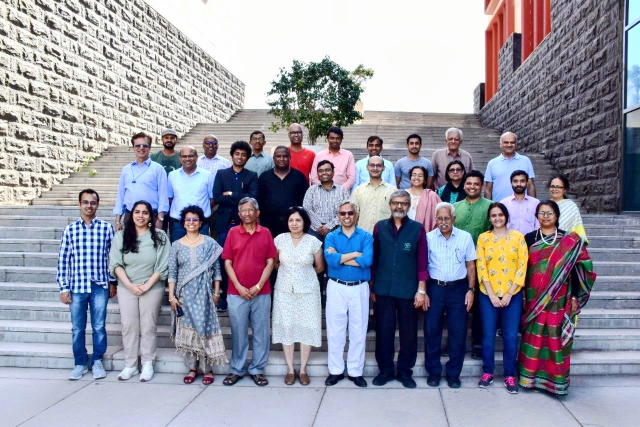
#> input picture Plaksha_Faculty.jpg, 1280 x 854 px (shown at 1/2 size)
$ jupyter execute weights_and_biases.ipynb   (shell and % lines are left out)
#> lines starting #> are read from the running program, lines starting #| are printed output that depends on the picture; after the words box and inside, x2 and y2 are one past the last pixel; in counts of white or black regions, pixels touching at a corner belong together
#### Instructions
###### Follow the instructions given in comments prefixed with ## and write your code below that.
###### Also fill the partial code in given blanks.
###### Don't make any changes to the rest part of the codes

### Answer the questions given at the end of this notebook within your report.

### You would need to submit your GitHub repository link. Refer to the Section 6: Final Submission on the PDF document for the details.

[cell 1]
## import cv2
import numpy as np
import matplotlib.pyplot as plt
from sklearn.cluster import KMeans
from scipy.spatial import distance
import cv2
from matplotlib.offsetbox import OffsetImage, AnnotationBbox

[cell 2]
import wandb
wandb.login(key="37266670017b773ce7eec39baeb3a5fedee3aadd")
import sys

# Redirect output to a file
sys.stdout = open("Metrics-and-logs.txt", "w")

[cell 3]
## Reading the image plaksha_Faculty.jpg
faculty_img = cv2.imread("Plaksha_Faculty.jpg")
#> faculty_img is the input picture: shape (854, 1280, 3); mean B, G, R 162.4, 149, 149.2
shashu_img = cv2.imread("Dr_Shashi_Tharoor.jpg")
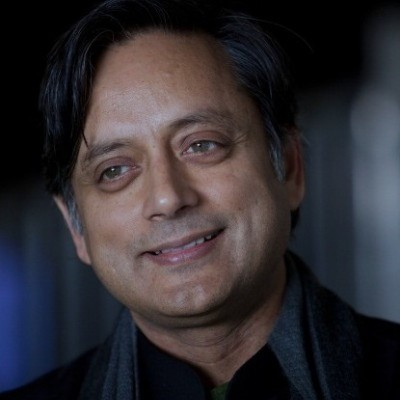
#> input picture Dr_Shashi_Tharoor.jpg, 400 x 400 px
#> shashu_img is the input picture: shape (400, 400, 3); mean B, G, R 49.8, 45.4, 49.1

## Convert the image to grayscale
gray_faculty=cv2.cvtColor(faculty_img, cv2.COLOR_BGR2GRAY)
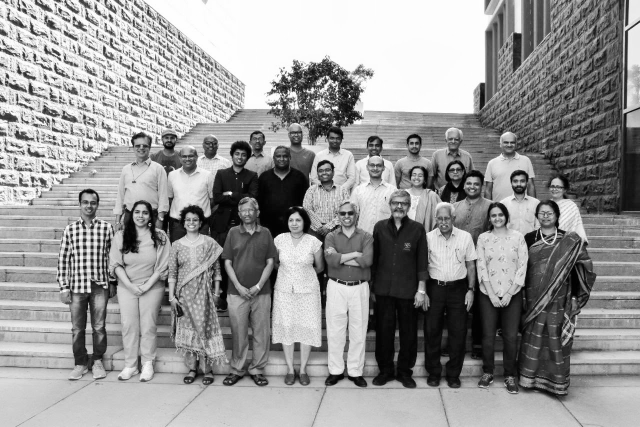
#> gray_faculty: shape (854, 1280) (shown at 1/2 size); min 0, max 255, mean 150.6
gray_shashu=cv2.cvtColor(shashu_img, cv2.COLOR_BGR2GRAY)
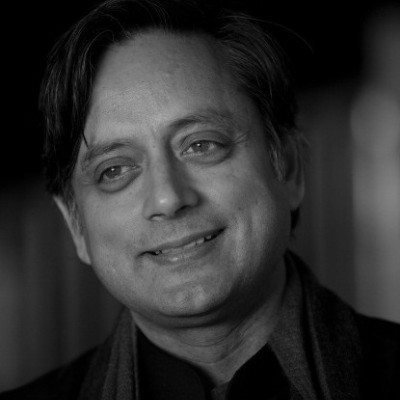
#> gray_shashu: shape (400, 400); min 0, max 188, mean 47

# Loading the required haar-cascade xml classifier file
face_cascade = cv2.CascadeClassifier(cv2.data.haarcascades + "haarcascade_frontalface_default.xml")

# Applying the face detection method on the grayscale image.
## Change the parameters for better detection of faces in your case.
faces_rect = face_cascade.detectMultiScale(gray_faculty, 1.05, 4, minSize=(25,25), maxSize=(50,50))
#> faces_rect = 30 rows, first 6: [322, 263, 33, 33], [654, 265, 31, 31], [500, 266, 30, 30], [892, 267, 31, 31], [409, 277, 28, 28], [812, 274, 34, 34]
shashu_face=face_cascade.detectMultiScale(gray_shashu,1.05, 4, minSize=(25,25), maxSize=(50,50))
#> shashu_face = ()

# Define the text and font parameters
text = "Gotchya" ## The text you want to write
font = cv2.FONT_HERSHEY_SIMPLEX ## Font type
font_scale = 0.5 ## Font scale factor
font_color = (0, 0, 255) ## Text color in BGR format (here, it's red)
font_thickness =  2 # Thickness of the text

# Iterating through rectangles of detected faces
for (x, y, w, h) in faces_rect:
    cv2.rectangle(faculty_img, (x, y), (x+w, y+h), (0, 0, 255), 2)
    # Use cv2.putText to add the text to the image, Use text, font, font_scale, font_color, font_thickness here
    cv2.putText(faculty_img, text, (x, y - 10), font, font_scale, font_color, font_thickness)
#> this loop made 30 passes
#> (x, y, w, h) on passes 1 to 12: (322, 263, 33, 33), (654, 265, 31, 31), (500, 266, 30, 30), (892, 267, 31, 31), (409, 277, 28, 28), (812, 274, 34, 34), (464, 296, 33, 33), (632, 328, 34, 34), (819, 337, 33, 33), (570, 426, 39, 39), (576, 253, 32, 32), (1003, 273, 32, 32)
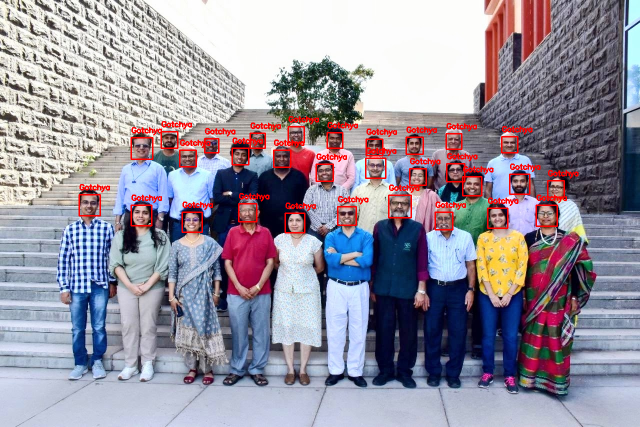
#> faculty_img: shape (854, 1280, 3) (shown at 1/2 size); 2.36% of pixels changed, all inside (x1, y1, x2, y2) = (157, 232, 1157, 467)

## Display the image and window title should be "Total number of face detected are #"
cv2.imshow(f"Total number of faces detected are {faces_rect}", faculty_img)
# cv2.waitKey(5000)
# cv2.destroyAllWindows()

[cell 4]
from matplotlib.offsetbox import OffsetImage, AnnotationBbox

# Extract face region features (Hue and Saturation)
img_hsv = cv2.cvtColor(shashu_img, cv2.COLOR_BGR2HSV)  ## Convert image from BGR to HSV
#> img_hsv: shape (400, 400, 3); mean H, S, V 66.8, 85.4, 57.9
hue_saturation = []
face_images = []  # To store detected face images

for (x, y, w, h) in faces_rect:
    face = img_hsv[y:y + h, x:x + w]

    # Skip empty face regions
    if face.size == 0:
        print(f"Skipping empty face region at ({x}, {y}, {w}, {h})")
        continue

    hue = np.mean(face[:, :, 0])
    saturation = np.mean(face[:, :, 1])

    # Skip NaN values
    if np.isnan(hue) or np.isnan(saturation):
        print(f"Skipping face with NaN hue/saturation at ({x}, {y}, {w}, {h})")
        continue

    hue_saturation.append((hue, saturation))
    face_images.append(face)
#> this loop made 30 passes
#> (x, y, w, h, hue, saturation) on passes 1, 22, 26, 29: (322, 263, 33, 33, 105.5, 99.97), (359, 300, 33, 33, 100.8, 125.7), (158, 389, 42, 42, 111.5, 181.5), (262, 275, 43, 43, 63.87, 114.9)
#> after the loop, face_images = 4 items; hue_saturation = [(105.5, 99.97), (100.8, 125.7), (111.5, 181.5), (63.87, 114.9)]

hue_saturation = np.array(hue_saturation)
#> hue_saturation = [[105.5, 99.97], [100.8, 125.7], [111.5, 181.5], [63.87, 114.9]]

# Check if we have enough valid face data to cluster

if len(hue_saturation)==0:
    print("No valid face regions to cluster(ghosts)")
    exit()

# Perform k-Means clustering on valid hue_saturation data
kmeans = KMeans(n_clusters=min(2, len(hue_saturation)), random_state=42).fit(hue_saturation)

# Create a figure and axis
fig, ax = plt.subplots(figsize=(12, 6))

# Only plot faces that were successfully processed
valid_faces = min(len(face_images), len(hue_saturation))
#> valid_faces = 4

for i in range(valid_faces):
    im = OffsetImage(cv2.cvtColor(cv2.resize(face_images[i], (20, 20)), cv2.COLOR_HSV2RGB))
    ab = AnnotationBbox(im, (hue_saturation[i, 0], hue_saturation[i, 1]), frameon=False, pad=0)
    ax.add_artist(ab)
    plt.plot(hue_saturation[i, 0], hue_saturation[i, 1], 'o', markersize=5, color='red' if kmeans.labels_[i] == 0 else 'blue')

## Add plot labels
plt.xlabel('Hue')
plt.ylabel('Saturation')
plt.title('Clustered Faces Based on Hue and Saturation')
plt.grid()
plt.show()
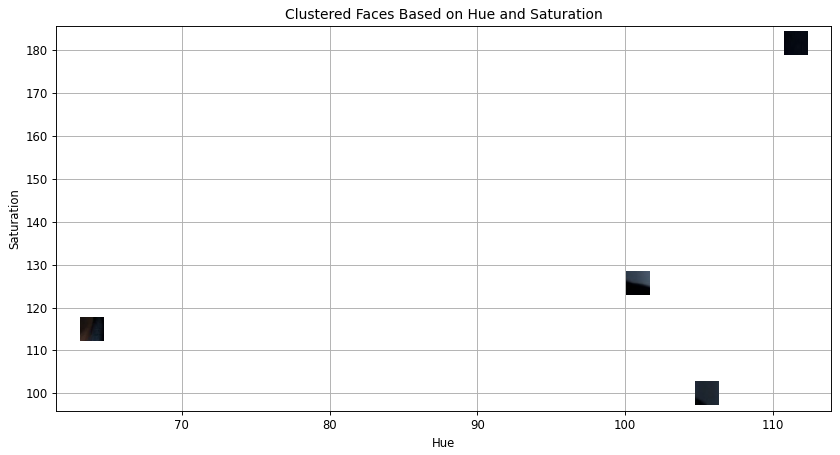
#> figure drawn by matplotlib, 1 panel
plt.savefig("clustered_faces.png")

# Let me know if you’d like any adjustments or explanations! 🚀
print(len(faces_rect))
print(len(kmeans.labels_))
print(len(hue_saturation))

[cell 5]
# Create an empty list to store legend labels
legend_labels = []

# Create lists to store points for each cluster
cluster_0_points = []
cluster_1_points = []

# Your code for scatter plot goes here
fig, ax = plt.subplots(figsize=(12, 6))
for i in range(len(kmeans.labels_)):
    if kmeans.labels_[i] == 0:
        cluster_0_points.append((hue_saturation[i, 0], hue_saturation[i, 1]))
    else:
        cluster_1_points.append((hue_saturation[i, 0], hue_saturation[i, 1]))
#> this loop made 4 passes
#> after the loop, cluster_0_points = [(105.5, 99.97), (100.8, 125.7), (111.5, 181.5)]; cluster_1_points = [(63.87, 114.9)]


cluster_0_points = np.array(cluster_0_points)
#> cluster_0_points = [[105.5, 99.97], [100.8, 125.7], [111.5, 181.5]]
# Plot points for cluster 0 in green
plt.scatter(cluster_0_points[:, 0], cluster_0_points[:, 1], color='green', label='Cluster 0')

cluster_1_points = np.array(cluster_1_points)
#> cluster_1_points = [[63.87, 114.9]]
# Plot points for cluster 1 in blue
plt.scatter(cluster_1_points[:, 0], cluster_1_points[:, 1], color='blue', label='Cluster 1')

# Calculate and plot centroids
centroid_0 = kmeans.cluster_centers_[0]
#> centroid_0 = [105.9, 135.7]
centroid_1 = kmeans.cluster_centers_[1]
#> centroid_1 = [63.87, 114.9]

# Plot both the centroid for cluster 0 and cluster 1
plt.scatter(centroid_0[0], centroid_0[1], c='yellow', marker='X', s=200, label='Centroid 0')
plt.scatter(centroid_1[0], centroid_1[1], c='purple', marker='X', s=200, label='Centroid 1')

plt.xlabel('Hue')
plt.ylabel('Saturation')
plt.title('Clusters with Centroids')
plt.legend()
plt.grid()
plt.show()
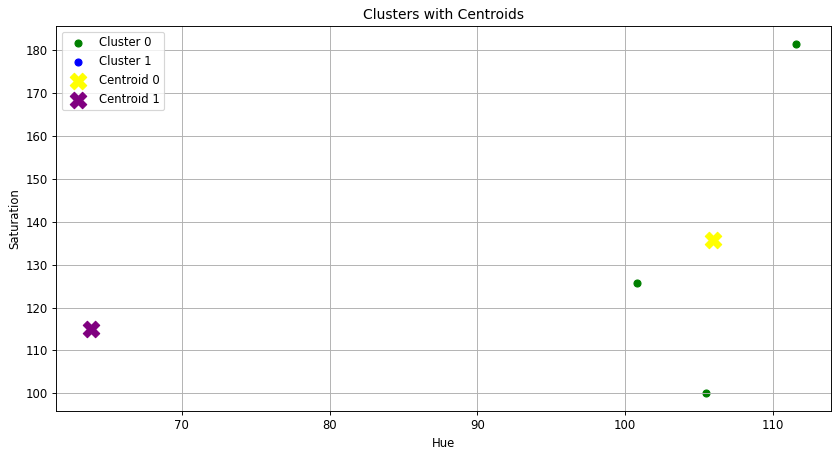
#> figure drawn by matplotlib, 1 panel
plt.savefig("clustered_faces_with_centroids.png")

## Put x label
## Put y label
## Put title
## Add a legend
## Add grid
## Show the plot

[cell 6]
# Read the class of the template image 'Dr_Shashi_Tharoor.jpg' using cv2 and store it in template_img
template_img = cv2.imread('Dr_Shashi_Tharoor.jpg')

# Convert the image to grayscale
gray_template = cv2.cvtColor(template_img, cv2.COLOR_BGR2GRAY)

# Load the pre-trained Haar Cascade classifier for face detection
face_cascade = cv2.CascadeClassifier(cv2.data.haarcascades + 'haarcascade_frontalface_default.xml')

# Detect face in the template image and store it in template_faces
template_faces = face_cascade.detectMultiScale(gray_template, scaleFactor=1.1, minNeighbors=5, minSize=(30, 30))
#> template_faces = [[43, 60, 252, 252]]

# Draw rectangles around the detected faces
for (x, y, w, h) in template_faces:
    cv2.rectangle(template_img, (x, y), (x + w, y + h), (0, 255, 0), 3)
#> this loop made 1 pass
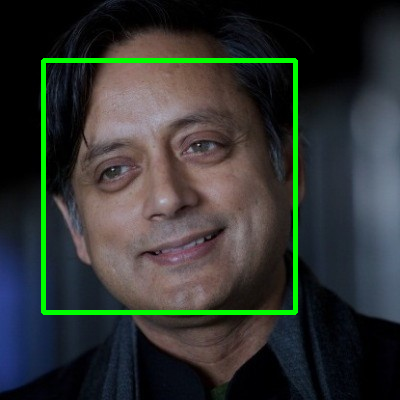
#> template_img: shape (400, 400, 3); 3.14% of pixels changed, all inside (x1, y1, x2, y2) = (41, 58, 298, 315)

# Display the image with detected faces
cv2.imshow('Gotchya', template_img)
cv2.waitKey(0)
cv2.destroyAllWindows()

[cell 7]
# Convert the template image to HSV color space and store it in template_hsv
template_img = shashu_img
template_hsv = cv2.cvtColor(template_img, cv2.COLOR_BGR2HSV)

# Extract hue and saturation features from the template image as we did it for detected faces.
template_hue = np.mean(template_hsv[:, :, 0])
#> template_hue = 66.78
template_saturation = np.mean(template_hsv[:, :, 1])
#> template_saturation = 85.39

# Predict the cluster label for the template image and store it in template_label
template_label = kmeans.predict([[template_hue, template_saturation]])[0]
#> template_label = 1

# Create a figure and axis for visualization
fig, ax = plt.subplots(figsize=(12, 6))

# Only iterate through valid detected faces
valid_faces = min(len(faces_rect), len(kmeans.labels_))

for i in range(valid_faces):
    color = 'red' if kmeans.labels_[i] == 0 else 'blue'
    im = OffsetImage(cv2.cvtColor(cv2.resize(face_images[i], (20, 20)), cv2.COLOR_HSV2RGB))
    ab = AnnotationBbox(im, (hue_saturation[i, 0], hue_saturation[i, 1]), frameon=False, pad=0)
    ax.add_artist(ab)
    plt.plot(hue_saturation[i, 0], hue_saturation[i, 1], 'o', markersize=5, color=color)
#> this loop made 4 passes
#> color on passes 1 to 4: 'red', 'red', 'red', 'blue'

# Plot the template image in the respective cluster
if not np.isnan(template_hue) and not np.isnan(template_saturation):
    color = 'red' if template_label == 0 else 'blue'
    im = OffsetImage(cv2.cvtColor(cv2.resize(template_img, (20, 20)), cv2.COLOR_BGR2RGB))
    ab = AnnotationBbox(im, (template_hue, template_saturation), frameon=False, pad=0)
    ax.add_artist(ab)

plt.xlabel('Hue')
plt.ylabel('Saturation')
plt.title('Template Image Classification within Clusters')
plt.grid()
plt.show()
plt.savefig("template_image_classification.png")

[cell 8]
# Create an empty list to store legend labels
legend_labels = []

# Create lists to store points for each cluster
cluster_0_points = []
cluster_1_points = []

# Your code for scatter plot goes here
fig, ax = plt.subplots(figsize=(12, 6))

# Only iterate through valid detected faces
valid_faces = min(len(faces_rect), len(kmeans.labels_), len(hue_saturation))

for i in range(valid_faces):
    if kmeans.labels_[i] == 0:
        cluster_0_points.append((hue_saturation[i, 0], hue_saturation[i, 1]))
    else:
        cluster_1_points.append((hue_saturation[i, 0], hue_saturation[i, 1]))
#> after the loop, cluster_0_points = [(105.5, 99.97), (100.8, 125.7), (111.5, 181.5)]; cluster_1_points = [(63.87, 114.9)]

# Plot points for cluster 0 in green
if len(cluster_0_points) > 0:
    cluster_0_points = np.array(cluster_0_points)
#> cluster_0_points = [[105.5, 99.97], [100.8, 125.7], [111.5, 181.5]]
    plt.scatter(cluster_0_points[:, 0], cluster_0_points[:, 1], color='green', label='Cluster 0')

# Plot points for cluster 1 in blue
if len(cluster_1_points) > 0:
    cluster_1_points = np.array(cluster_1_points)
#> cluster_1_points = [[63.87, 114.9]]
    plt.scatter(cluster_1_points[:, 0], cluster_1_points[:, 1], color='blue', label='Cluster 1')
# Calculate and plot centroids for both the clusters
if len(kmeans.cluster_centers_) >= 2:
    centroid_0 = kmeans.cluster_centers_[0]
    centroid_1 = kmeans.cluster_centers_[1]
    plt.scatter(centroid_0[0], centroid_0[1], c='yellow', marker='X', s=200, label='Centroid 0')
    plt.scatter(centroid_1[0], centroid_1[1], c='purple', marker='X', s=200, label='Centroid 1')

# Plot the template point if valid
if not np.isnan(template_hue) and not np.isnan(template_saturation):
    plt.plot(template_hue, template_saturation, marker='o', c='violet', markersize=10, label='Class ?')

plt.xlabel('Hue')
plt.ylabel('Saturation')
plt.title('Template Classification within Clusters')
plt.grid()
plt.legend()
plt.show()
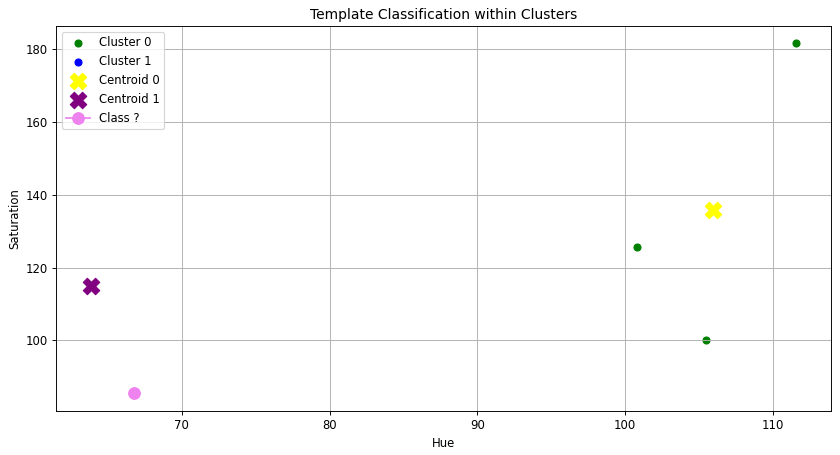
#> figure drawn by matplotlib, 1 panel
plt.savefig("template_classification_within_clusters.png")
## End of the lab 5 ##

# Restore normal stdout
sys.stdout.close()
sys.stdout = sys.__stdout__

print("Output saved to output.txt")
